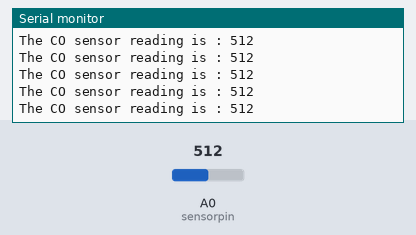
This sketch was run on a simulated Arduino Uno, built with avr-gcc and run on an emulated ATmega328P. Parts: the last lines printed to the serial monitor. Inputs (shaded band) come from the test bench; at power-on: A0 (sensorpin) = 512.

Above: at 2.8 s.
2.9 s: A0 (sensorpin) set to 984
At 3.4 s:
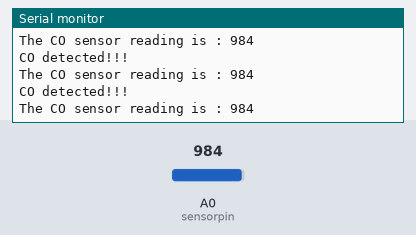
5.9 s: A0 (sensorpin) set to 1010
At 6.8 s:
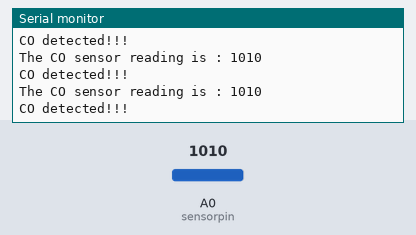
Timing chart, 0 to 8.9 s (numbered marks = the images above; inputs shaded):
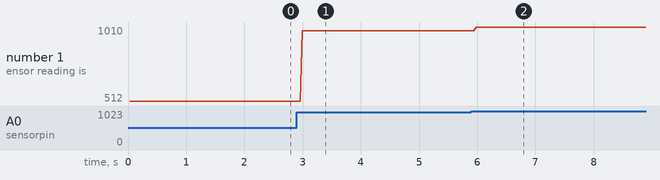

The sketch:

GasSensor_general.ino
```cpp
//MQ-6 Combustible Gas Propane / Butane / LPG / LNG
//MQ-5 LPG Natural gas Methane Butane Propane
//MQ-9 Carbon Monoxide Gas Sensor

int sensorpin=A0;
int cv=610; // critical value
int sensorread=0;

void setup() {
  // put your setup code here, to run once:
String sensorid="MQ-9";  //replace sensor name
Serial.begin(9600);
Serial.println(sensorid + " Gas Sensor Interfacing");
pinMode(sensorpin,INPUT);

}

String gas="CO";

void loop() {
  // put your main code here, to run repeatedly:
  sensorread=analogRead(sensorpin);
  Serial.print("The " + gas + " sensor reading is : ");
  Serial.println(sensorread);


  if(sensorread>cv)
  Serial.println(gas + " detected!!!");


}
```

Measured:
- the behaviour switches between 999 and 1000 on A0 (sensorpin) (found by bisection; images 1 and 2)
- after the input at 2.9 s, the serial monitor: prints a new line after 0.09 s (image 1)
- after the input at 5.9 s, the serial monitor: prints a new line after 0.09 s (image 2)
- plotted number 1: 512 → 984 after the input at 2.9 s, 984 → 1010 after the input at 5.9 s
